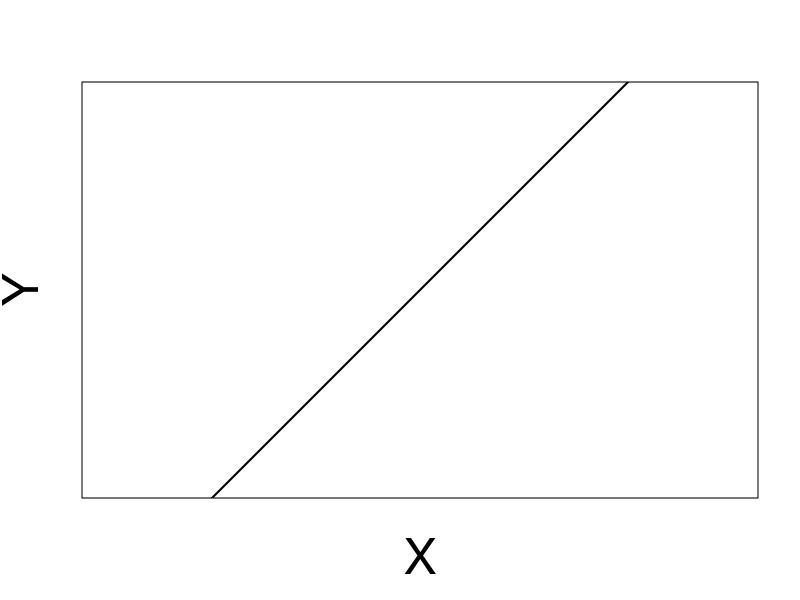
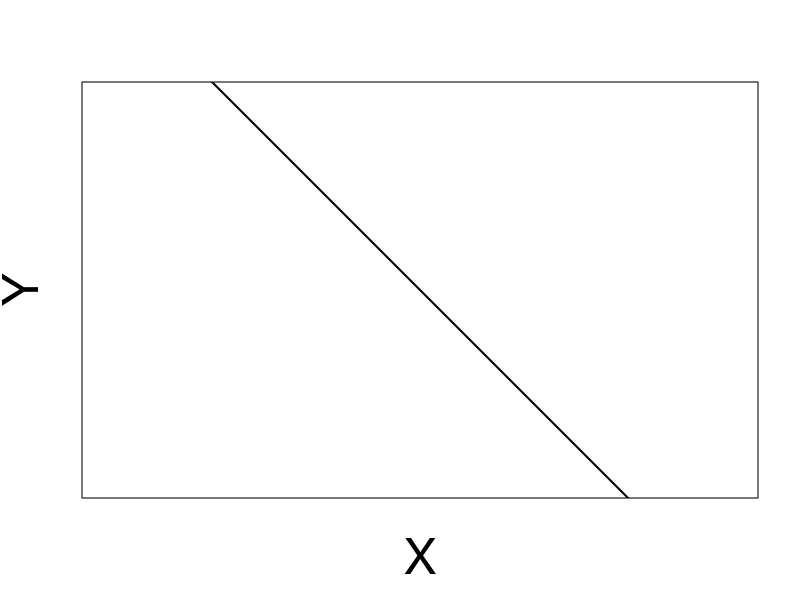
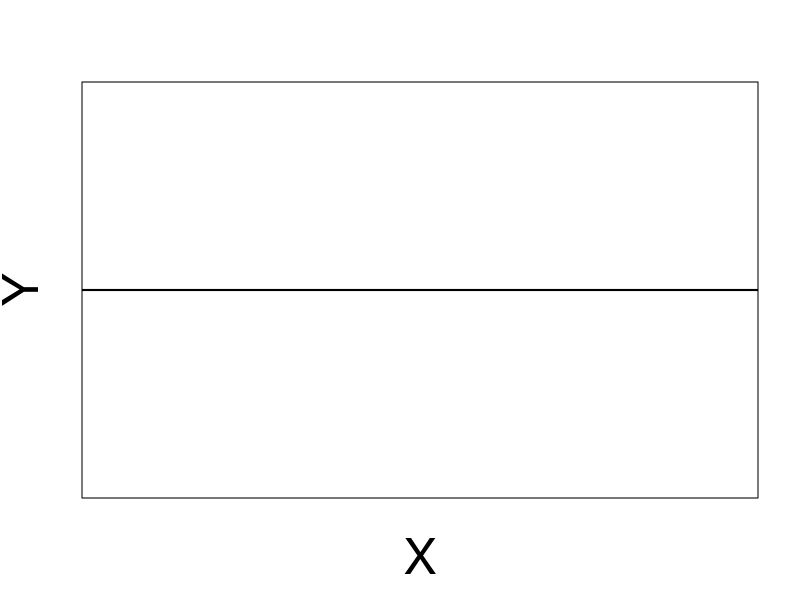
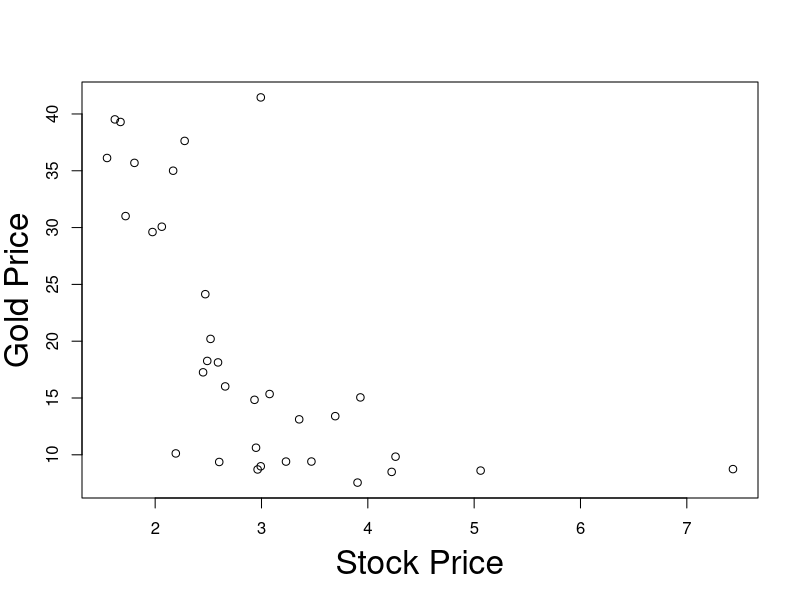
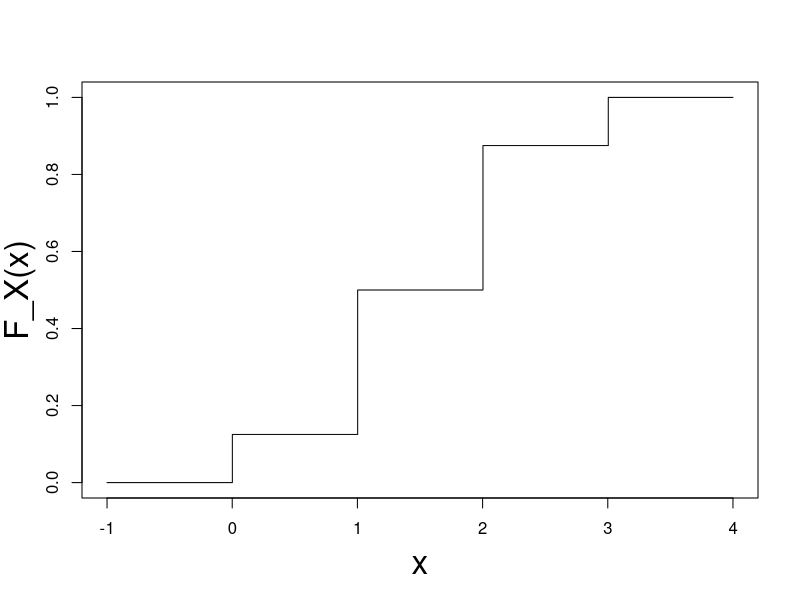
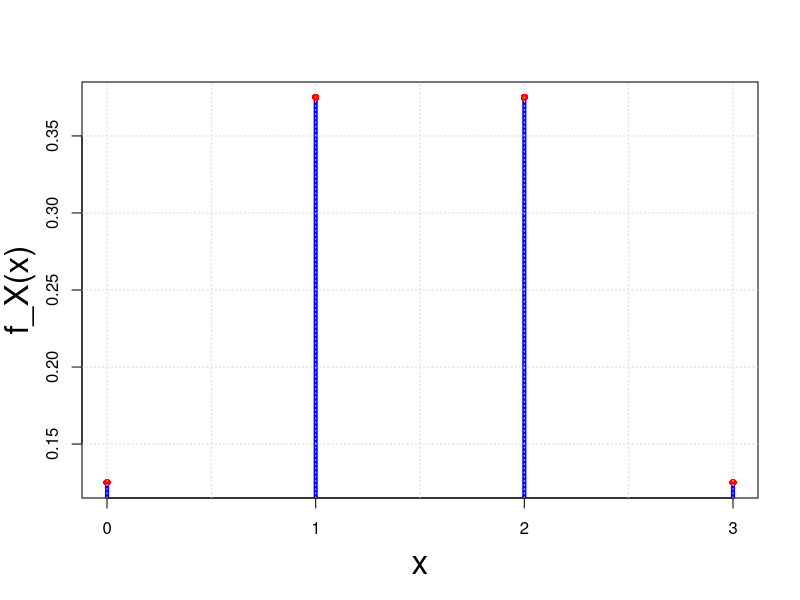
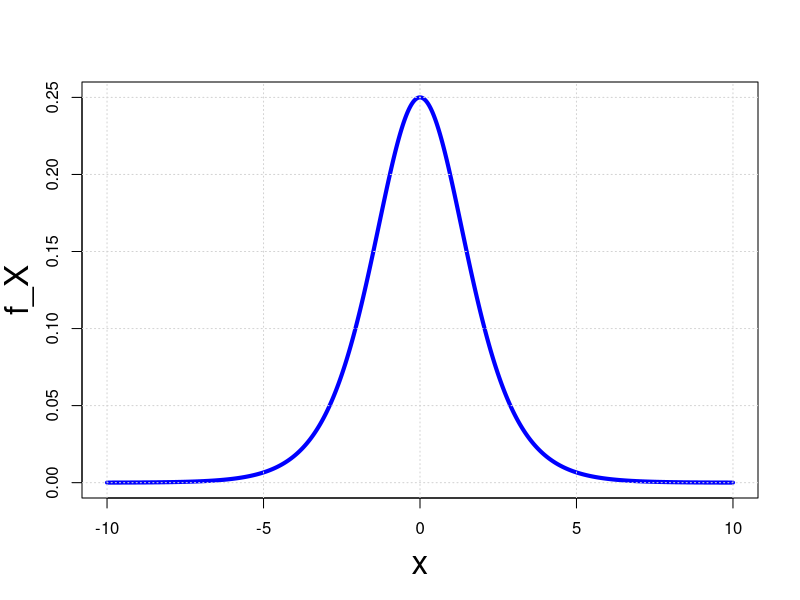
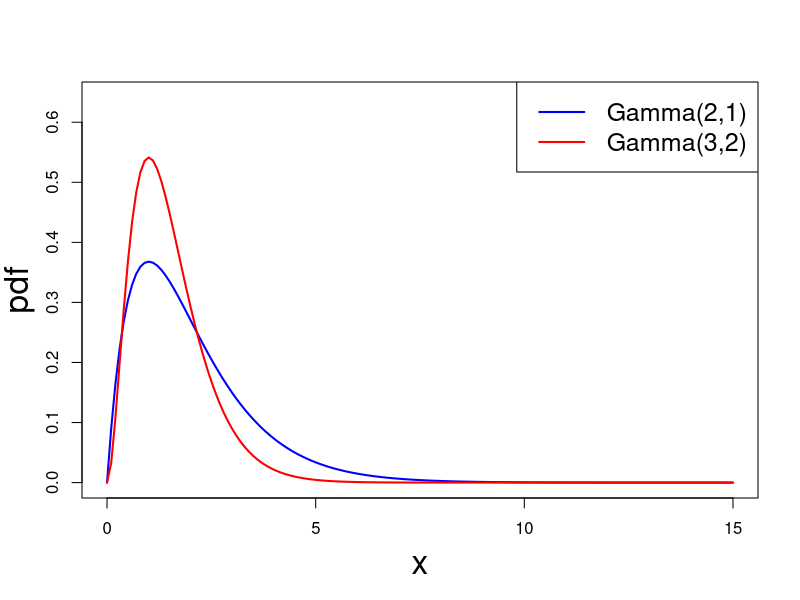

The R source for these figures, in order:
## ---- chunk 1
#| echo: false
#| fig-asp: 1


# Create a scatter plot with no data points (type = "n")
plot(
  1, 1, 
  type = "n", 
  xlab = "", 
  ylab = "", 
  xlim = c(0, 5), 
  ylim = c(0, 5), 
  frame.plot = TRUE, 
  axes = FALSE, 
  asp = 1)


mtext("X", side=1, line=3, cex=3)
mtext("Y", side=2, line=2, cex=3)

# Add the line y = x
abline(
  a = 0, 
  b = 1, 
  col = "black", 
  lwd = 2)

## ---- chunk 2
#| echo: false
#| fig-asp: 1


# Create a scatter plot with no data points (type = "n")
plot(
  1, 1, 
  type = "n", 
  xlab = "", 
  ylab = "", 
  xlim = c(-3, 3), 
  ylim = c(-3, 3), 
  frame.plot = TRUE, 
  axes = FALSE, 
  asp = 1)



mtext("X", side=1, line=3, cex=3)
mtext("Y", side=2, line=2, cex=3)

# Add the line y = x
abline(
  a = 0, 
  b = -1, 
  col = "black", 
  lwd = 2)

## ---- chunk 3
#| echo: false
#| fig-asp: 1


# Create a scatter plot with no data points (type = "n")
plot(
  1, 1, 
  type = "n", 
  xlab = "", 
  ylab = "", 
  xlim = c(0, 5), 
  ylim = c(0, 5), 
  frame.plot = TRUE, 
  axes = FALSE, 
  asp = 1)


mtext("X", side=1, line=3, cex=3)
mtext("Y", side=2, line=2, cex=3)

# Add the line y = x
abline(
  a = 2.5, 
  b = 0, 
  col = "black", 
  lwd = 2)

## ---- chunk 4
#| echo: false
#| layout-ncol: 1

data <- read.table("datasets/L3eg1data.txt")

#Add column labels to data
colnames(data) <- c("Stock Price","Gold Price")

# Output markdown table from data
knitr::kable(
  list(data[1:11,], data[12:22,], data[23:33,]),
  row.names = TRUE,
  format = "html", 
  table.attr = 'class="table simple table-striped table-hover"',
) 


## ---- chunk 5
#| echo: false
#| fig-asp: 1

data1 <- read.table("datasets/L3eg1data.txt")
realgoldprice<-data1[,1]
realstockprice<-data1[,2]
plot(realgoldprice,
  realstockprice, 
  xlab="", 
  ylab="")

mtext("Stock Price", side=1, line=3, cex=2)
mtext("Gold Price", side=2, line=2.5, cex=2)

## ---- chunk 6
# Define the step function
step_function <- function(x) {
  if (x < 0) {
    return(0)
  } else if (x < 1) {
    return(1/8)
  } else if (x < 2) {
    return(1/2)
  } else if (x < 3) {
    return(7/8)
  } else {
    return(1)
  }
}

# Generate x values
x_values <- seq(-1, 4, length.out = 1000)

# Calculate corresponding y values using the step function
y_values <- sapply(x_values, step_function)

# Create a data frame for ggplot
plot(x_values, 
    y_values, 
    type = 's',
    xlab = "",
    ylab = "")

mtext("x", side=1, line=3, cex=2)
mtext("F_X(x)", side=2, line=2.5, cex=2)

## ---- chunk 7
# Example data
values <- c(0, 1, 2, 3)
probabilities <- c(1/8, 3/8, 3/8, 1/8)

# Plot PMF
plot(values, 
    probabilities, 
    xlab = "",
    ylab = "",
    xaxt='n',
    type="h", 
    lwd=4, 
    col="blue")

axis(1, at = values,labels = T)
mtext("x", side=1, line=3, cex=2)
mtext("f_X(x)", side=2, line=2.5, cex=2)

points(values, probabilities, col = "red", pch = 16)

grid()
## ---- chunk 8

# Define the probability density function (PDF)
f_X <- function(x) {
  exp(-x) / (1 + exp(-x))^2
}

# Generate x values for plotting
x_values <- seq(-10, 10, length.out = 1000)

# Calculate corresponding y values
y_values <- f_X(x_values)

# Plot the distribution using base R plot function
plot(x_values, 
    y_values, 
    type = "l", 
    col = "blue", 
    lwd = 4,
    xlab = "", 
    ylab = "")

mtext("x", side=1, line=3, cex=2)
mtext("f_X", side=2, line=2.5, cex=2)


# Add a grid for better visualization
grid()

## ---- chunk 9
# Set the shape and rate parameters for the first gamma distribution
alpha1 <- 2
beta1 <- 1

# Set the shape and rate parameters for the second gamma distribution
alpha2 <- 3
beta2 <- 2

# Generate values for the x-axis
x_values <- seq(0, 15, by = 0.1)

# Calculate the probability density function (PDF) values for each x for the first distribution
pdf_values1 <- dgamma(x_values, shape = alpha1, rate = beta1)

# Calculate the probability density function (PDF) values for each x for the second distribution
pdf_values2 <- dgamma(x_values, shape = alpha2, rate = beta2)

# Plot the gamma PDFs
plot(x_values, 
    pdf_values1, 
    type = "l", 
    col = "blue", lwd = 2,
    xlab = "", 
    ylab = "",
    ylim = c(0, max(pdf_values1, pdf_values2) + 0.1))

lines(x_values, 
      pdf_values2, 
      col = "red", 
      lwd = 2)

mtext("x", side=1, line=3, cex=2)
mtext("pdf", side=2, line=2.5, cex=2)

# Add a legend
legend("topright", legend = c(paste("Gamma(", alpha1, ",", beta1, ")", sep = ""),
                              paste("Gamma(", alpha2, ",", beta2, ")", sep = "")),
       col = c("blue", "red"), lty = 1, lwd = 2, cex = 1.5)

## ---- chunk 10
# Set the shape and rate parameters for the first gamma distribution
mu1 <- 0
sigma1 <- 1

# Set the shape and rate parameters for the second gamma distribution
mu2 <- 3
sigma2 <- 2

# Generate values for the x-axis
x_values <- seq(-7, 7, by = 0.1)

# Calculate the probability density function (PDF) values for each x for the first distribution
pdf_values1 <- dnorm(x_values, mean = mu1, sd = sqrt(sigma1))

# Calculate the probability density function (PDF) values for each x for the second distribution
pdf_values2 <- dnorm(x_values, mean = mu2, sd = sqrt(sigma2))

# Plot the gamma PDFs
plot(x_values, 
    pdf_values1, 
    type = "l", 
    col = "blue", lwd = 2,
    xlab = "", 
    ylab = "",
    ylim = c(0, max(pdf_values1, pdf_values2) + 0.1))

lines(x_values, 
      pdf_values2, 
      col = "red", 
      lwd = 2)

mtext("x", side=1, line=3, cex=2)
mtext("pdf", side=2, line=2.5, cex=2)

# Add a legend
legend("topright", legend = c(paste("N(", mu1, ",", sigma1, ")", sep = ""),
                              paste("N(", mu2, ",", sigma2, ")", sep = "")),
       col = c("blue", "red"), lty = 1, lwd = 2, cex = 1.5)

## ---- chunk 11
#| echo: false
#| layout-ncol: 3
#| tbl-cap: "Dataset with 33 entries for Stock and Gold price pairs"

# Read dataset
data <- read.table("datasets/L3eg1data.txt")

#Add column labels to data
colnames(data) <- c("Stock Price","Gold Price")

# Output markdown table from data

knitr::kable(data[1:11,], row.names = TRUE)

knitr::kable(data[12:22,], row.names = TRUE)

knitr::kable(data[23:33,], row.names = TRUE)

